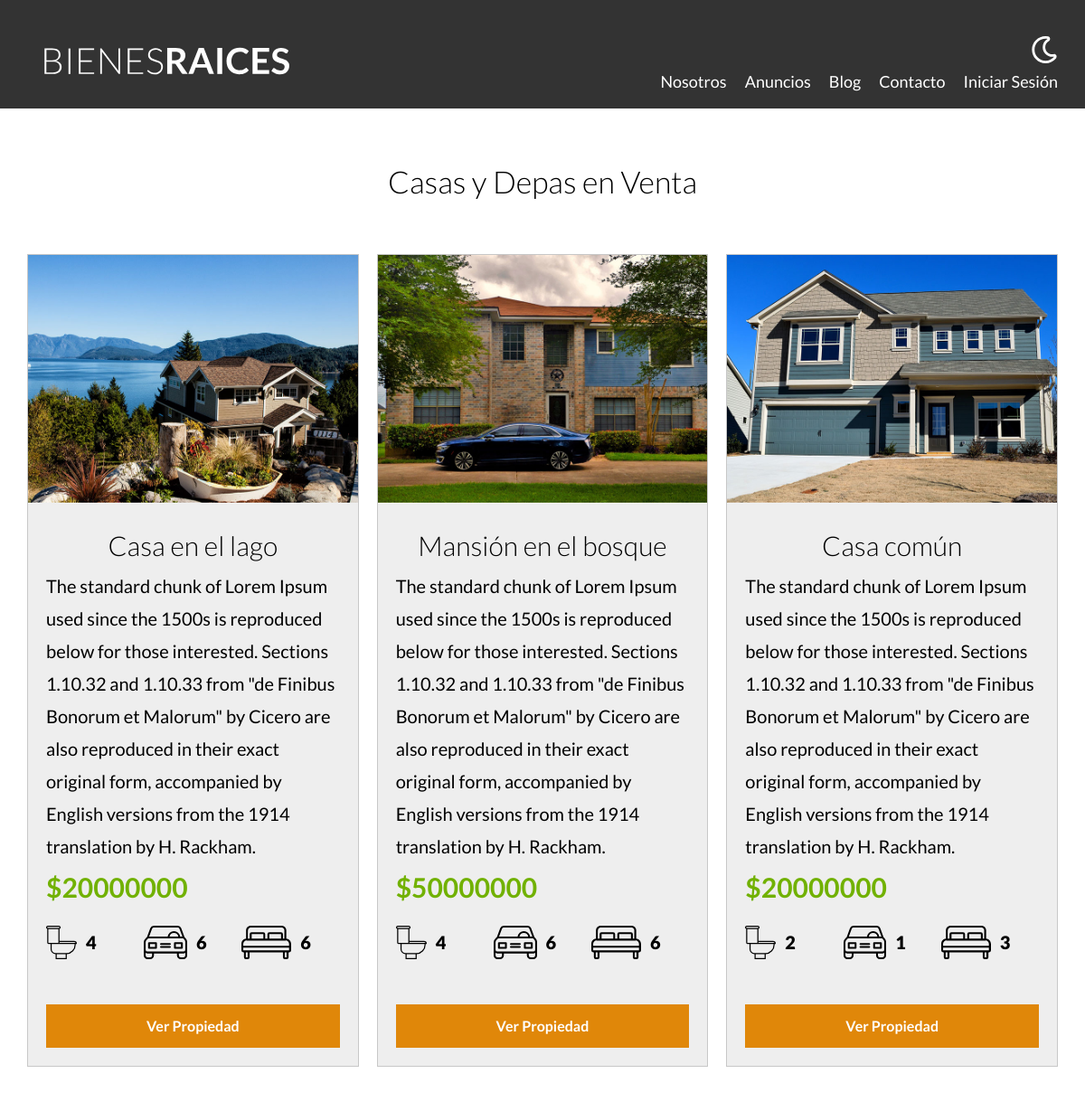
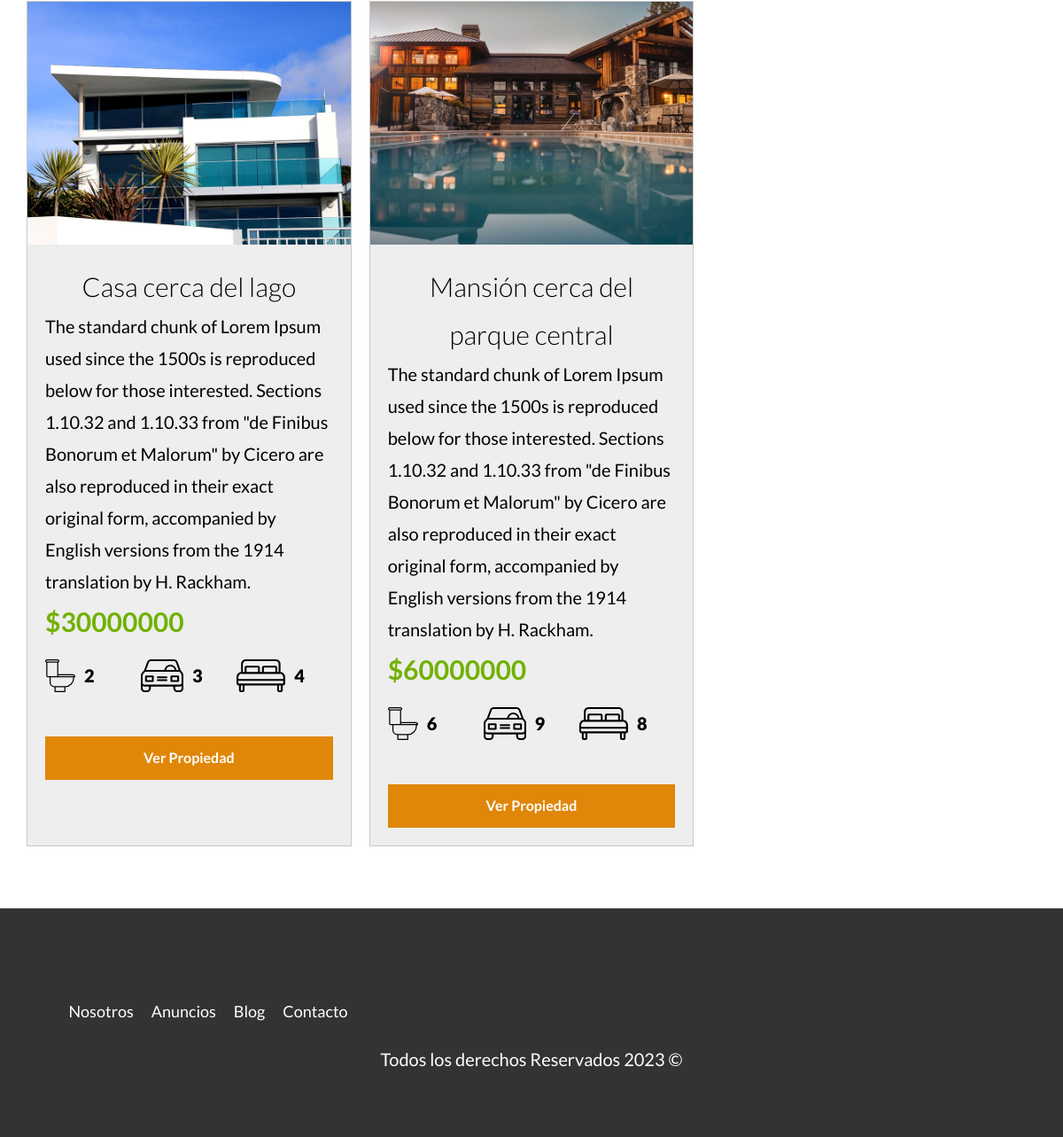
The app's page /anuncios.php with its own data (2 pictures, top to bottom).
### tables this page shows
CREATE TABLE `propiedades` (
  `id` int(11) NOT NULL,
  `titulo` varchar(45) DEFAULT NULL,
  `precio` decimal(10,0) DEFAULT NULL,
  `imagen` varchar(200) DEFAULT NULL,
  `descripcion` longtext DEFAULT NULL,
  `habitaciones` int(11) DEFAULT NULL,
  `wc` int(11) DEFAULT NULL,
  `estacionamiento` int(11) DEFAULT NULL,
  `creado` date DEFAULT NULL,
  `vendedores_id` int(11) DEFAULT NULL
);

### includes/templates/anuncios.php (the view, shortened to what this page needs)
<?php
$db = conectarDB();
$query = "SELECT * FROM propiedades LIMIT $limite";
$resultado = mysqli_query($db, $query);
?>
<div class="contenedor-anuncios">
    <?php while ($propiedad = mysqli_fetch_assoc($resultado)) : ?>
        <div class="anuncio">
            <img loading="lazy" src="/bienesraices/imagenes/<?php echo $propiedad['imagen']; ?>" alt="Anuncio">
            <div class="contenido-anuncio">
                <h3><?php echo $propiedad['titulo']; ?></h3>
                <p><?php echo $propiedad['descripcion']; ?></p>
                <p class="precio">$<?php echo $propiedad['precio']; ?></p>
                <ul class="iconos-caracteristicas">
                    <li>
                        <img class="icono" loading="lazy" src="build/img/icono_wc.svg" alt="icono wc">
                        <p><?php echo $propiedad['wc']; ?></p>
                    </li>
                    <li>
                        <img class="icono" loading="lazy" src="build/img/icono_estacionamiento.svg" alt="icono estacionamiento">
                        <p><?php echo $propiedad['estacionamiento']; ?></p>
                    </li>
                    <li>
                        <img class="icono" loading="lazy" src="build/img/icono_dormitorio.svg" alt="icono habitaciones">
                        <p><?php echo $propiedad['habitaciones']; ?></p>
                    </li>
                </ul>
                <a href="anuncio.php?id=<?php echo $propiedad['id']; ?>" class="boton-amarillo-block">
                    Ver Propiedad
                </a>
            </div>
        </div>
    <?php endwhile; ?>
</div>

### includes/templates/header.php (shortened to what this page needs)
<!DOCTYPE html>
<html lang="en">
<head>
    <link rel="stylesheet" href="/bienesraices/build/css/app.css">
</head>
<body>
    <header class="header <?php echo $inicio ? 'inicio' : "" ?>">
        <div class="contenedor contenido-header">
            <div class="barra">
                <a href="/bienesraices/index.php">
                    <img src="/bienesraices/build/img/logo.svg" alt="Logotipo de Bienes Raices">
                </a>
                <div class="derecha">
                    <img class="dark-mode-boton" src="/bienesraices/build/img/dark-mode.svg">
                    <nav class="navegacion">
                        <a href="/bienesraices/nosotros.php">Nosotros</a>
                        <a href="/bienesraices/anuncios.php">Anuncios</a>
                        <a href="/bienesraices/blog.php">Blog</a>
                        <a href="/bienesraices/contacto.php">Contacto</a>
                        <?php if(!$_SESSION): ?>
                            <a href="/bienesraices/login.php">Iniciar Sesión</a>
                        <?php endif; ?>
                    </nav>
                </div>
            </div>
        </div>
    </header>

### anuncios.php
<?php
$inicio = false;
include ('./includes/templates/header.php');
?>
<main class="contenedor seccion">
    <h2>Casas y Depas en Venta</h2>
    <?php
    $limite = 10;
    include ('./includes/templates/anuncios.php');
    ?>
</main>
<?php include ('./includes/templates/footer.php'); ?>

### includes/templates/footer.php (shortened to what this page needs)
<footer class="footer seccion">
    <div class="contenedor contenedor-footer">
        <nav class="navegacion">
            <a href="/bienesraices/nosotros.php">Nosotros</a>
            <a href="/bienesraices/anuncios.php">Anuncios</a>
            <a href="/bienesraices/blog.php">Blog</a>
            <a href="/bienesraices/contacto.php">Contacto</a>
        </nav>
    </div>
    <?php
    $fecha = date('Y');
    ?>
    <p class="copyright">Todos los derechos Reservados <?php echo $fecha ?> &copy;</p>
</footer>
</body>
</html>

### build/css/app.css (style rules this page uses)
html { -webkit-text-size-adjust:100%;line-height:1.15 }
body { margin:0 }
main { display:block }
a { background-color:transparent }
img { border-style:none }
html { box-sizing:border-box;font-size:62.5% }
*,:after,:before { box-sizing:inherit }
body { font-family:Lato,sans-serif;font-size:1.6rem;line-height:1.8 }
p { color:#000;font-size:2rem }
.contenedor { margin:0 auto;max-width:120rem;width:95% }
a { text-decoration:none }
img,picture { display:block;width:100% }
h1,h2,h3 { font-family:Lato,sans-serif;font-weight:300;margin:5rem;text-align:center }
h2 { font-size:3.4rem }
h3 { font-size:3rem }
.seccion { margin-bottom:5rem;margin-top:5rem }
.boton-amarillo-block { background-color:#e08709;border:none;color:#fff;display:block;font-weight:700;margin-top:5rem;padding:1rem 3rem;text-align:center;text-decoration:none }
.header { background-color:#333;padding:1rem 0 3rem }
.contenido-header { display:flex;flex-direction:column;justify-content:space-between }
.footer { background-color:#333;margin-bottom:0;padding:5rem }
.footer .contenedor-footer { padding-top:5rem }
.footer .navegacion { height:auto;opacity:1;visibility:visible }
.footer .copyright { color:#fff;text-align:center }
.derecha { align-items:center;display:flex;flex-direction:column }
@media (min-width:768px) { .derecha { align-items:flex-end } }
.derecha .dark-mode-boton { filter:invert(100%);margin-bottom:2rem;margin-top:3rem;width:3rem }
@media (min-width:768px) { .derecha .dark-mode-boton { margin-top:0 } }
.barra { align-items:center;display:flex;flex-direction:column;padding-top:3rem }
@media (min-width:768px) { .barra { align-items:flex-end;flex-direction:row;justify-content:space-between } }
.navegacion { height:0;opacity:0;transition:visibility .3s ease-in-out,opacity .5s linear,height .5s linear;visibility:hidden }
@media (min-width:768px) { .navegacion { align-items:center;display:flex;opacity:1;visibility:visible } }
.navegacion a { color:#fff;display:block;font-size:2.2rem;text-align:center;text-decoration:none }
@media (min-width:768px) { .navegacion a { font-size:1.8rem;margin-right:2rem } }
@media (min-width:768px) { .navegacion a:last-of-type { margin-right:0 } }
.icono { text-align:center }
@media (min-width:768px) { .contenedor-anuncios { display:grid;gap:2rem;grid-template-columns:repeat(3,1fr) } }
.anuncio { background-color:#eee;border:1px solid #c8c8c8;margin-bottom:2rem }
.anuncio .contenido-anuncio { padding:2rem }
.anuncio h3,.anuncio p { margin:0 }
.precio { color:#71b100;font-size:3rem;font-weight:700 }
.iconos-caracteristicas { display:flex;list-style:none;max-width:40rem;padding:0 }
.iconos-caracteristicas li { display:flex;flex:1 }
.iconos-caracteristicas li img { flex:0 0 3rem;margin-right:1rem }
.iconos-caracteristicas li p { font-weight:900 }

### records on screen
propiedades: imagen (picture), titulo "Casa en el lago", descripcion "The standard chunk of Lorem Ipsum used since the 1500s is reproduced below for those interested. Sections 1.10.32 and 1.10.33 from \"de Finibus Bonorum et Malorum\" by Cicero are also reproduced in their exact original form, accompanied by English versions from the 1914 translation by H. Rackham.", precio "20000000", wc "4", estacionamiento "6", habitaciones "6"
propiedades: imagen (picture), titulo "Mansión en el bosque", descripcion "The standard chunk of Lorem Ipsum used since the 1500s is reproduced below for those interested. Sections 1.10.32 and 1.10.33 from \"de Finibus Bonorum et Malorum\" by Cicero are also reproduced in their exact original form, accompanied by English versions from the 1914 translation by H. Rackham.", precio "50000000", wc "4", estacionamiento "6", habitaciones "6"
propiedades: imagen (picture), titulo "Casa común", descripcion "The standard chunk of Lorem Ipsum used since the 1500s is reproduced below for those interested. Sections 1.10.32 and 1.10.33 from \"de Finibus Bonorum et Malorum\" by Cicero are also reproduced in their exact original form, accompanied by English versions from the 1914 translation by H. Rackham.", precio "20000000", wc "2", estacionamiento "1", habitaciones "3"
propiedades: imagen (picture), titulo "Casa cerca del lago", descripcion "The standard chunk of Lorem Ipsum used since the 1500s is reproduced below for those interested. Sections 1.10.32 and 1.10.33 from \"de Finibus Bonorum et Malorum\" by Cicero are also reproduced in their exact original form, accompanied by English versions from the 1914 translation by H. Rackham.", precio "30000000", wc "2", estacionamiento "3", habitaciones "4"
propiedades: imagen (picture), titulo "Mansión cerca del parque central", descripcion "The standard chunk of Lorem Ipsum used since the 1500s is reproduced below for those interested. Sections 1.10.32 and 1.10.33 from \"de Finibus Bonorum et Malorum\" by Cicero are also reproduced in their exact original form, accompanied by English versions from the 1914 translation by H. Rackham.", precio "60000000", wc "6", estacionamiento "9", habitaciones "8"
